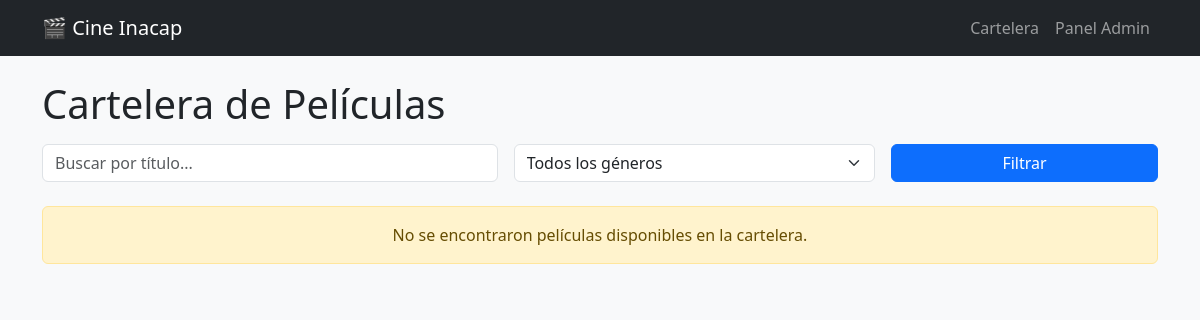
Before: / with the older database file.
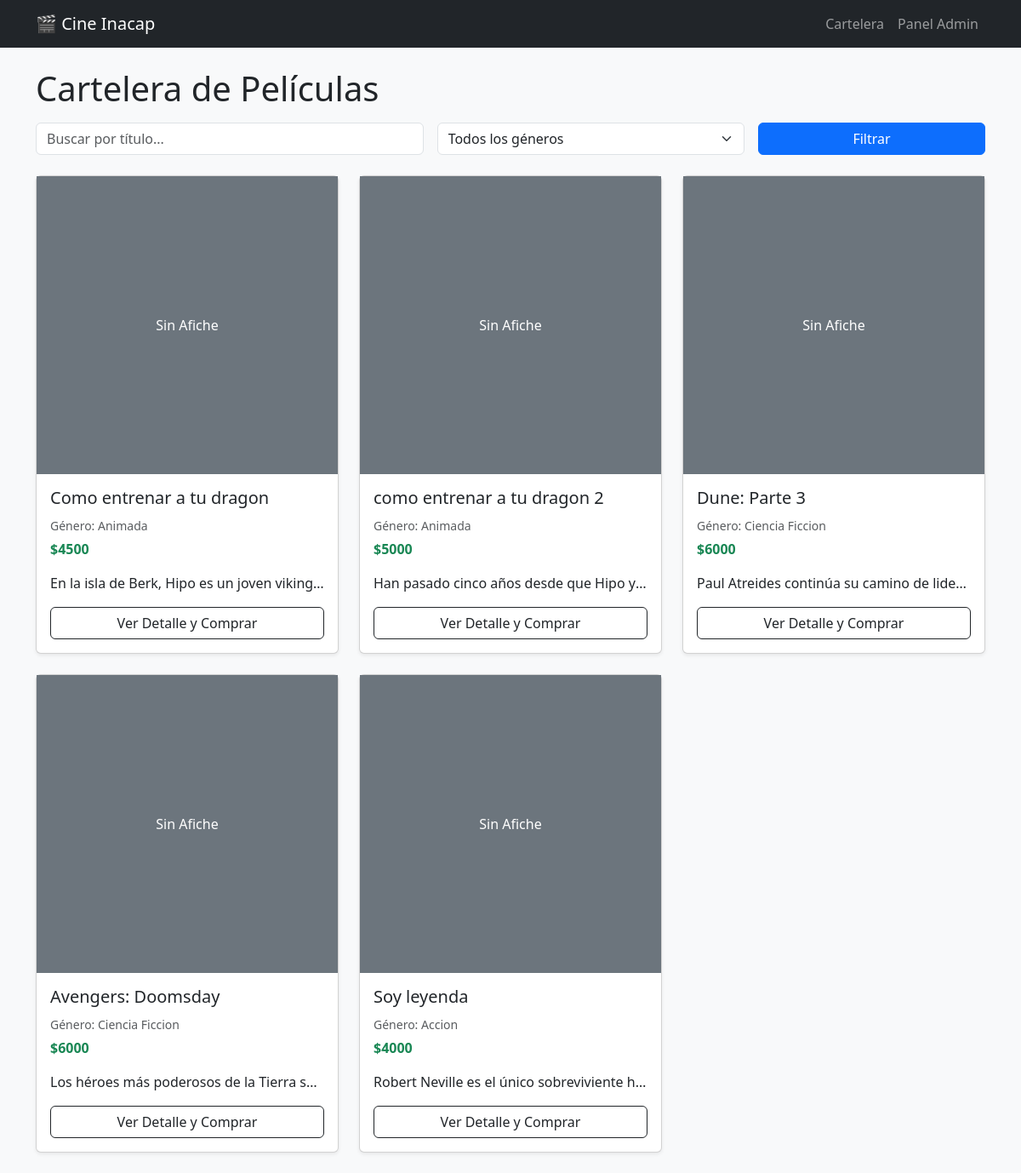
After: the same page with the newer database file.
### cine/models.py (models this page shows, shortened)
class Pelicula(models.Model):
    genero = models.ForeignKey(Genero, on_delete=models.CASCADE, related_name='peliculas')
    titulo = models.CharField(max_length=150)
    sinopsis = models.TextField(blank=True)
    afiche = models.ImageField(upload_to='afiches/', blank=True, null=True)
    precio = models.IntegerField()
    en_cartelera = models.BooleanField(default=True)

class Genero(models.Model):
    nombre = models.CharField(max_length=100, unique=True)

### cine/views.py (the view)
# urls.py: path('', views.inicio, name='inicio'),
def inicio(request):
    peliculas = Pelicula.objects.select_related('genero').filter(en_cartelera=True)
    generos = Genero.objects.all()
    q = request.GET.get('q')
    if q:
        peliculas = peliculas.filter(titulo__icontains=q)
    genero_id = request.GET.get('genero')
    if genero_id:
        peliculas = peliculas.filter(genero_id=genero_id)
    context = {
        'peliculas': peliculas,
        'generos': generos,
        'busqueda': q or '',
        'genero_seleccionado': int(genero_id) if genero_id else '',
    }
    return render(request, 'cine/inicio.html', context)

### cine/templates/cine/inicio.html (shortened to what this page needs)
{% extends 'cine/base.html' %}
{% block content %}
<div class="row mb-4">
    <div class="col-md-12">
        <h1 class="mb-3">Cartelera de Películas</h1>
        <form method="GET" class="row g-3">
            <div class="col-md-5">
                <input type="text" name="q" class="form-control" placeholder="Buscar por título..." value="{{ busqueda }}">
            </div>
            <div class="col-md-4">
                <select name="genero" class="form-select">
                    <option value="">Todos los géneros</option>
                </select>
            </div>
            <div class="col-md-3">
                <button type="submit" class="btn btn-primary w-100">Filtrar</button>
            </div>
        </form>
    </div>
</div>
<div class="row">
    {% for pelicula in peliculas %}
        <div class="col-md-4 mb-4">
            <div class="card h-100 shadow-sm">
                {% if pelicula.afiche %}
                    <img src="{{ pelicula.afiche.url }}" class="card-img-top" alt="{{ pelicula.titulo }}" style="height: 350px; object-fit: cover;">
                {% else %}
                    <div class="bg-secondary text-white d-flex align-items-center justify-content-center" style="height: 350px;">
                        Sin Afiche
                    </div>
                {% endif %}
                <div class="card-body d-flex flex-column">
                    <h5 class="card-title">{{ pelicula.titulo }}</h5>
                    <p class="text-muted mb-1"><small>Género: {{ pelicula.genero.nombre }}</small></p>
                    <p class="fw-bold text-success">${{ pelicula.precio|floatformat:0 }}</p>
                    <p class="card-text text-truncate">{{ pelicula.sinopsis }}</p>
                    <a href="{% url 'cine:detalle' pelicula.id %}" class="btn btn-outline-dark mt-auto">Ver Detalle y Comprar</a>
                </div>
            </div>
        </div>
    {% empty %}
        <div class="col-12">
            <div class="alert alert-warning text-center">No se encontraron películas disponibles en la cartelera.</div>
        </div>
    {% endfor %}
</div>
{% endblock %}

### cine/templates/cine/base.html (shortened to what this page needs)
<!DOCTYPE html>
<html lang="es">
<head>
    <link href="https://cdn.jsdelivr.net/npm/bootstrap@5.3.0/dist/css/bootstrap.min.css" rel="stylesheet">
</head>
<body class="bg-light">
    <nav class="navbar navbar-expand-lg navbar-dark bg-dark mb-4">
        <div class="container">
            <a class="navbar-brand" href="{% url 'cine:inicio' %}">🎬 Cine Inacap</a>
            <div class="collapse navbar-collapse">
                <ul class="navbar-nav ms-auto">
                    <li class="nav-item">
                        <a class="nav-link" href="{% url 'cine:inicio' %}">Cartelera</a>
                    </li>
                    <li class="nav-item">
                        <a class="nav-link" href="/admin/" target="_blank">Panel Admin</a>
                    </li>
                </ul>
            </div>
        </div>
    </nav>
    <div class="container">
        {% block content %}
        {% endblock %}
    </div>
</body>
</html>

Changed rows visible on the page:
added Pelicula: afiche "Sin Afiche", titulo "Como entrenar a tu dragon", genero.nombre "Animada", precio "4500", sinopsis "En la isla de Berk, Hipo es un joven viking…"
added Pelicula: afiche "Sin Afiche", titulo "como entrenar a tu dragon 2", genero.nombre "Animada", precio "5000", sinopsis "Han pasado cinco años desde que Hipo y…"
added Pelicula: afiche "Sin Afiche", titulo "Dune: Parte 3", genero.nombre "Ciencia Ficcion", precio "6000", sinopsis "Paul Atreides continúa su camino de lide…"
added Pelicula: afiche "Sin Afiche", titulo "Avengers: Doomsday", genero.nombre "Ciencia Ficcion", precio "6000", sinopsis "Los héroes más poderosos de la Tierra s…"
added Pelicula: afiche "Sin Afiche", titulo "Soy leyenda", genero.nombre "Accion", precio "4000", sinopsis "Robert Neville es el único sobreviviente h…"
Other visible differences:
text no longer shown: "No se encontraron películas disponibles en la cartelera."
